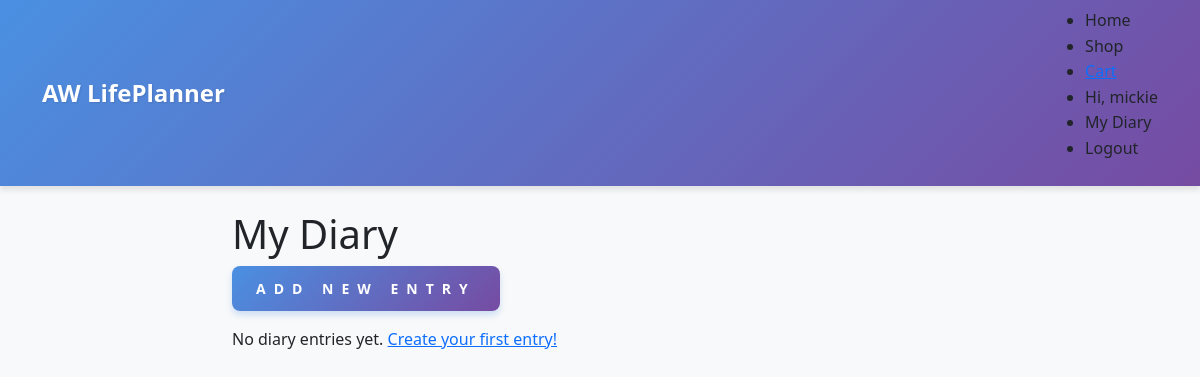
The app's page /diary/ (signed in), older data.
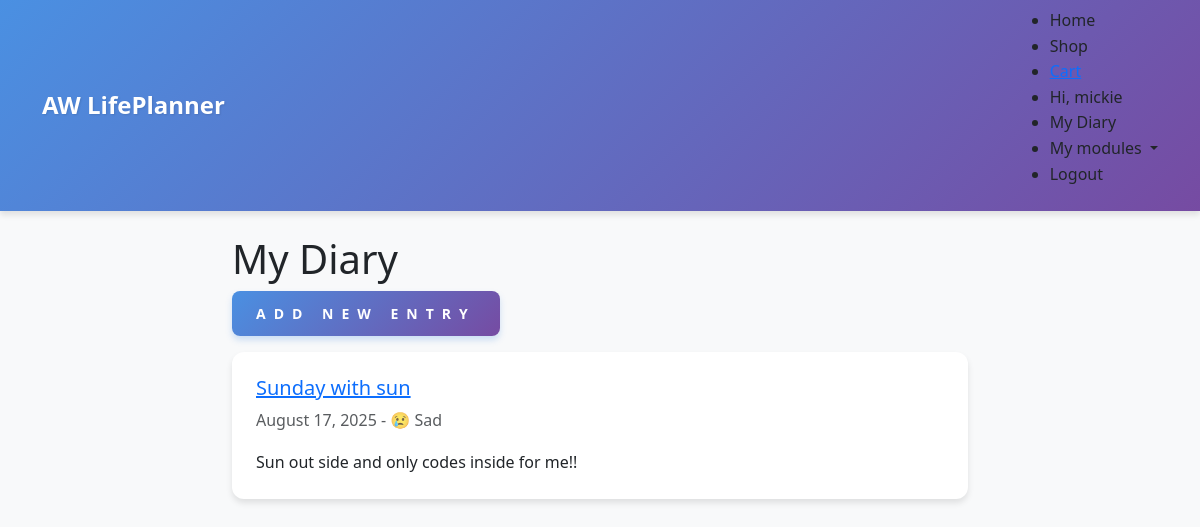
The same page, newer data.
### diary/models.py (models this page shows, shortened)
class DiaryEntry(models.Model):
    MOOD_CHOICES = [
        ('happy', '😊 Happy'),
        ('sad', '😢 Sad'),
        ('neutral', '😐 Neutral'),
        ('excited', '🤩 Excited'),
        ('anxious', '😰 Anxious'),
    ]
    user = models.ForeignKey(User, on_delete=models.CASCADE)
    date = models.DateField(default=timezone.now)
    title = models.CharField(max_length=200)
    content = models.CharField()
    mood = models.CharField(max_length=50, choices=MOOD_CHOICES,null=True, blank=True)
    created_at = models.DateTimeField(auto_now_add=True)
    update_at = models.DateTimeField(auto_now=True)
    class Meta:
        ordering =[
            '-date',
            '-created_at',
        ]

### diary/views.py (the view)
# urls.py: path('', views.diary_home, name='diary_home'),
@login_required
def diary_home(request):
    entries = DiaryEntry.objects.filter(user=request.user)
    return render(request, 'diary/diary_home.html', {'entries': entries})

### diary/templates/diary/diary_home.html (shortened to what this page needs)
{% extends 'base.html' %}
{% block content %}
<div class="row">
    <div class="col-md-8 mx-auto">
        <h1>My Diary</h1>
        <a href="{% url 'diary:add_entry' %}" class="btn btn-primary mb-3">
            Add New Entry
        </a>
        {% if entries %}
            {% for entry in entries %}
                <div class="card mb-3">
                    <div class="card-body">
                        <h5 class="card-title">
                            <a href="{% url 'diary:view_entry' entry.id %}">{{ entry.title }}</a>
                        </h5>
                        <p class="text-muted">
                            {{ entry.date|date:"F d, Y" }}
                            {% if entry.mood %} - {{ entry.get_mood_display }}{% endif %}
                        </p>
                        <p class="card-text">
                            {{ entry.content|truncatewords:30 }}
                        </p>
                    </div>
                </div>
            {% endfor %}
        {% else %}
            <p>
                No diary entries yet.
                <a href="{% url 'diary:add_entry' %}">
                    Create your first entry!
                </a>
            </p>
        {% endif %}
    </div>
</div>
{% endblock %}

### templates/base.html (shortened to what this page needs)
{% load static %}
<!DOCTYPE html>
<html lang="en">
<head>
    <link href="https://cdn.jsdelivr.net/npm/bootstrap@5.3.0/dist/css/bootstrap.min.css" rel="stylesheet">
    <link rel="stylesheet" href="{% static 'css/main.css' %}">
</head>
<body>
    <nav class="navbar navbar-expand-lg navbar-light bg-ligth">
        <div class="container">
            <a href="/" class="navbar-brand">AW LifePlanner</a>
            <div class="collaps navbar-collapes" id="navbarNav" >
                <ul class="nabar-nav ms-auto">
                    <li class="nav-item">
                        <a href="/" class="nav-link">Home</a>
                    </li>
                    <li class="nav-item">
                        <a href="{% url 'shop:modules' %}" class="nav-link">Shop</a>
                    </li>
                    {% if user.is_authenticated %}
                        <li class="nav-item">
                            <a href="{% url 'shop:view_cart' %}">
                            </a>
                        </li>
                        <li class="nav-item">
                            <a href="#" class="nav-link">Hi, {{ user.username }}</a>
                        </li>
                        <li class="nav-item">
                            <a class="nav-link" href="{% url 'diary:diary_home' %}">My Diary</a>
                        </li>
                        {% if user.is_authenticated %}
                            {% if user.usermodule_set.exists %}
                                <li class="nav-item dropdown">
                                    <a href="#" id="modulesDropdown" role="button" class="nav-link dropdown-toggle" data-bs-toggle="dropdown">
                                        My modules
                                    </a>
                                </li>
                            {% endif %}
                        {% endif %}
                        <li class="nav-item">
                            <a href="{% url 'account_logout' %}" class="nav-link">Logout</a>
                        </li>
                    {% endif %}
                </ul>
            </div>
        </div>
    </nav>
    <main class="container my-4">
        {%  block content %}
        {% endblock %}
    </main>
</body>
</html>

Row changes from the older to the newer data that the page shows:
added DiaryEntry: title "Sunday with sun", date "August 17, 2025", mood "😢 Sad", content "Sun out side and only codes inside for me!!"
Text that changed along with them:
text no longer shown: "No diary entries yet. Create your first entry!"
text now shown: "My modules"
